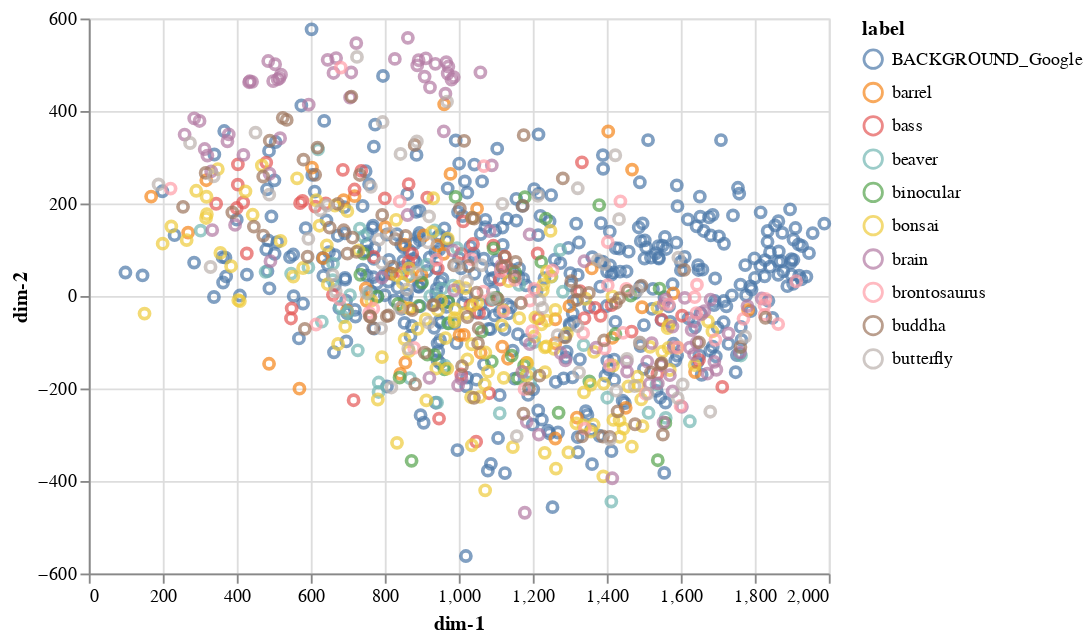

Write notebook code for a chart like this one.
### Code cell
from sklearn import decomposition

print('feature representation shape: ', X.shape)

reducer = decomposition.TruncatedSVD(n_components=2)
X_proj = reducer.fit_transform(X) if X.shape[1] > 2 else X

chart = alt.Chart(pd.DataFrame({
    'dim-1': X_proj[:, 0],
    'dim-2': X_proj[:, 1],
    'label': y,
})).mark_point().encode(
    x='dim-1:Q',
    y='dim-2:Q',
    color='label:N',
)
chart

### Figure 1 — Vega-Lite specification as saved in the notebook (floating-point values rounded to 4 significant figures; data arrays with more than 128 entries replaced by an {"elided": "..."} marker saying what was removed)
{"config": {"view": {"continuousWidth": 400, "continuousHeight": 300}}, "data": {"name": "data-8e01aa8f807b62cec32621c0c0f9c626"}, "mark": "point", "encoding": {"color": {"type": "nominal", "field": "label"}, "x": {"type": "quantitative", "field": "dim-1"}, "y": {"type": "quantitative", "field": "dim-2"}}, "$schema": "https://vega.github.io/schema/vega-lite/v4.0.2.json", "datasets": {"data-8e01aa8f807b62cec32621c0c0f9c626": {"elided": "1000 records"}}}
